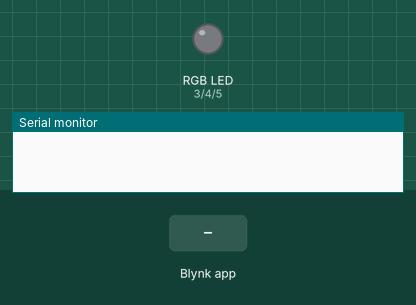
The sketch below on a simulated ESP32. Parts: an RGB LED mixed from three pins (HIGH = lit), the last lines printed to the serial monitor. Inputs (shaded band) come from the test bench. Dim RGB values are drawn brighter than linear; WiFi joins after 1.5 s; servers stay silent unless stated.

Above: at 3.0 s.
3.1 s: Blynk app writes 1 to V0
At 4.3 s:
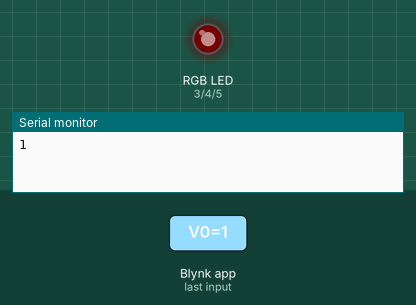
4.6 s: Blynk app writes 200 to V0
At 5.6 s:
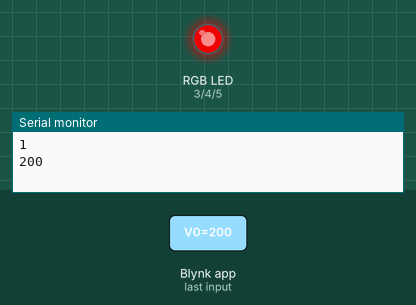
6.1 s: Blynk app writes 1 to V1
At 6.8 s:
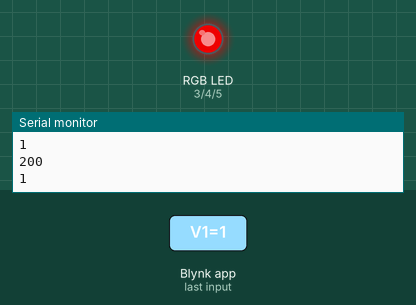
7.6 s: Blynk app writes 0 to V0
At 7.9 s:
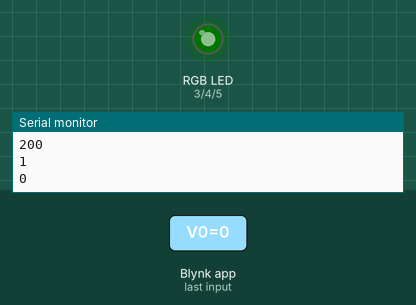
9.1 s: Blynk app writes 200 to V1
At 10.3 s:
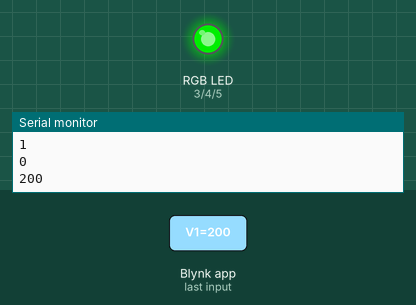
10.6 s: Blynk app writes 1 to V2
At 11.4 s:
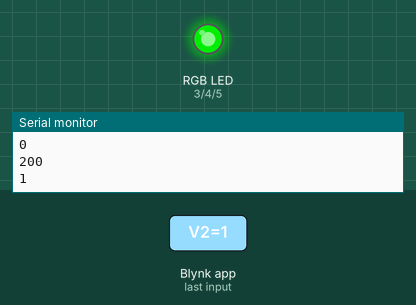
Timing chart, 0 to 13.1 s (numbered marks = the images above; inputs shaded):
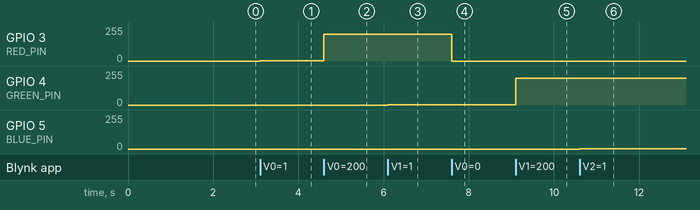

The sketch:

Arduino_code.ino
```cpp
#define BLYNK_TEMPLATE_ID "......................."
#define BLYNK_TEMPLATE_NAME "RGB Connect"
#define BLYNK_AUTH_TOKEN "........................"


#include "WiFi.h"
#include <WiFiClient.h>
#include <BlynkSimpleEsp32.h>

// Your WiFi credentials.
// Set password to "" for open networks.
char ssid[] = ".....................";
char pass[] = ".....................";


int redValue = 0;
int greenValue = 0;
int blueValue = 0;
int CWValue = 0;
int WWValue = 0;


#define RED_PIN  3
#define GREEN_PIN 4
#define BLUE_PIN  5

#define CW  0
#define WW  1

BLYNK_WRITE(V0) {  // Red
  redValue = param.asInt();
  analogWrite(RED_PIN, redValue);
  Serial.println(redValue);
}

BLYNK_WRITE(V1) {  // Green
  greenValue = param.asInt();
  analogWrite(GREEN_PIN, greenValue);
  Serial.println(greenValue);
}

BLYNK_WRITE(V2) {  // Blue
  blueValue = param.asInt();
  analogWrite(BLUE_PIN, blueValue);
  Serial.println(blueValue);
}

BLYNK_WRITE(V4) {  // Cold White
  CWValue = param.asInt();
  analogWrite(CW, CWValue);
  Serial.println(CWValue);
}

BLYNK_WRITE(V3) {  // Warm White
  WWValue = param.asInt();
  analogWrite(WW, WWValue);
  Serial.println(WWValue);
}

void setup()
{
  Blynk.begin(BLYNK_AUTH_TOKEN, ssid, pass);
}

void loop()
{
  Blynk.run();
}
```

Measured:
- after the input at 3.1 s, GPIO 3 (RED_PIN): 0/255 → 1/255 at once
- after the input at 4.6 s, GPIO 3 (RED_PIN): 1/255 → 200/255 at once
- after the input at 6.1 s, GPIO 4 (GREEN_PIN): 0/255 → 1/255 at once
- after the input at 7.6 s, GPIO 3 (RED_PIN): 200/255 → 0/255 at once
- after the input at 9.1 s, GPIO 4 (GREEN_PIN): 1/255 → 200/255 at once
- after the input at 10.6 s, GPIO 5 (BLUE_PIN): 0/255 → 1/255 at once
